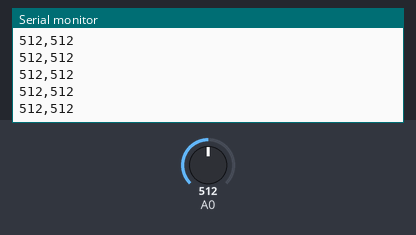
This sketch was run on a simulated Arduino Uno, built with avr-gcc and run on an emulated ATmega328P. On the bench: the last lines printed to the serial monitor. Inputs (shaded band) come from the test bench; at power-on: A0 = 512.

Above: at 4.2 s.
4.3 s: A0 set to 981
At 5.3 s:
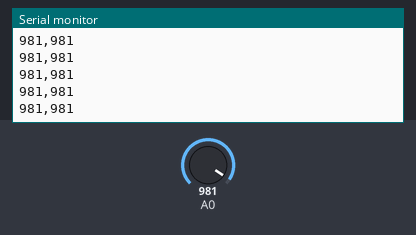
5.8 s: A0 set to 1012
At 6.8 s:
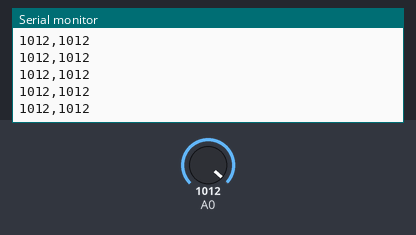
7.3 s: A0 set to 11
At 7.8 s:
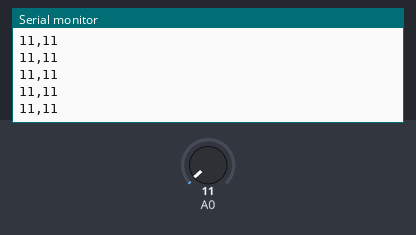
8.8 s: A0 set to 8
At 9.9 s:
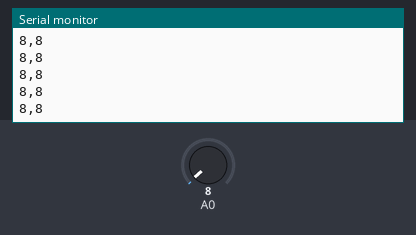
Timing chart, 0 to 11.3 s (numbered marks = the images above; inputs shaded):
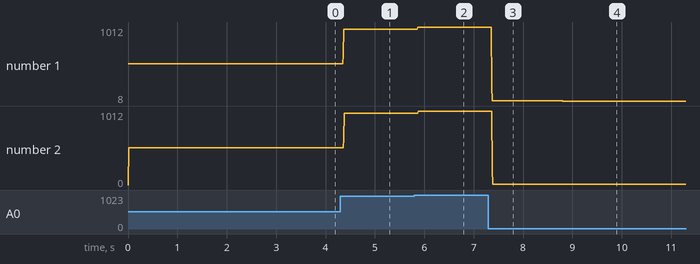

Measured:
- after the input at 4.3 s, the serial monitor: prints a new line after 0.06 s (image 1)
- after the input at 5.8 s, the serial monitor: prints a new line after 0.07 s (image 2)
- after the input at 7.3 s, the serial monitor: prints a new line after 0.07 s (image 3)
- after the input at 8.8 s, the serial monitor: prints a new line at once (image 4)
- plotted number 1: 512 → 981 after the input at 4.3 s, 981 → 1012 after the input at 5.8 s, 1012 → 11 after the input at 7.3 s, 11 → 8 after the input at 8.8 s
- plotted number 2: 512 → 981 after the input at 4.3 s, 981 → 1012 after the input at 5.8 s, 1012 → 11 after the input at 7.3 s, 11 → 8 after the input at 8.8 s

The sketch:

EMG_Basic.ino
```cpp
long data;
float rest =0 ;

long data1 = 0;
long data2 = 0;
long data3 = 0;

void setup() {
  Serial.begin(9600);
}

void loop() {
  data = analogRead(A0);

  int numRead = 80;
  long senseSum = 0;
  for (int k = 0; k < numRead; k++){  //Find the average from every 80 data for smoothing
    senseSum += (analogRead(A0));
    //delay(1);
  }
  long senseAve = senseSum/ numRead;
  Serial.print(senseAve);
  Serial.print(",");
  Serial.println(peak(senseAve));

}

long peak(long value){  // if you only want to find the peak value
  data1 = data2;
  data2 = data3;
  data3 = value;

  if (data1 < data2 && data2 > data3){
    return data2;
  }
}
```
